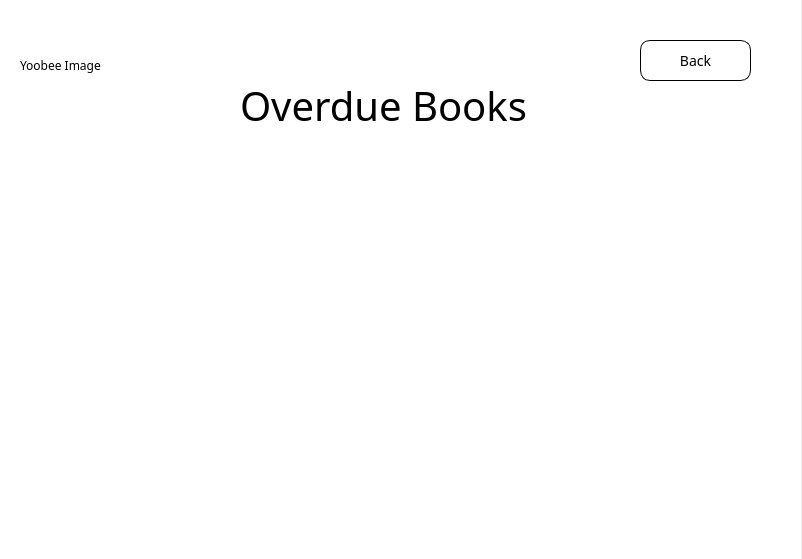
<?xml version="1.0" encoding="UTF-8"?>
<ui version="4.0">
 <class>adminoverdue</class>
 <widget class="QDialog" name="adminoverdue">
  <property name="geometry">
   <rect>
    <x>0</x>
    <y>0</y>
    <width>802</width>
    <height>559</height>
   </rect>
  </property>
  <property name="windowTitle">
   <string>Dialog</string>
  </property>
  <widget class="QFrame" name="gridFrame_2">
   <property name="geometry">
    <rect>
     <x>0</x>
     <y>0</y>
     <width>801</width>
     <height>561</height>
    </rect>
   </property>
   <property name="styleSheet">
    <string notr="true">*{
background: rgb(255, 255, 255);
fontsize: 15px;
font-family: Century Gothic, sans-serif;
}

QFrame{
border: solid 10px rgba(0, 0, 0);
}

QLineEdit{
color: #8d98a1;
background-color: #d3d3d3;
font-size: 18px;
border-style: outset;
border-radius: 10px;
}
QPushButton{
background: #ced1d8;
border-style: outset;
border-radius: 5px;
}
QPushButton:pressed{
background-color: rgb(224, 0, 0);
border-style: inset;
}
</string>
   </property>
   <widget class="QLabel" name="label">
    <property name="geometry">
     <rect>
      <x>240</x>
      <y>70</y>
      <width>301</width>
      <height>71</height>
     </rect>
    </property>
    <property name="styleSheet">
     <string notr="true">

font: 40px;

</string>
    </property>
    <property name="text">
     <string>Overdue Books</string>
    </property>
   </widget>
   <widget class="QPushButton" name="back">
    <property name="geometry">
     <rect>
      <x>640</x>
      <y>40</y>
      <width>111</width>
      <height>41</height>
     </rect>
    </property>
    <property name="styleSheet">
     <string notr="true">background-color: rgb(255, 255, 255);

border-width: 1px;

border-color: black;

border-radius: 10px;

border-style: outset;

font: 14px;

padding:2px;</string>
    </property>
    <property name="text">
     <string>Back</string>
    </property>
   </widget>
   <widget class="QLabel" name="img">
    <property name="geometry">
     <rect>
      <x>20</x>
      <y>10</y>
      <width>181</width>
      <height>111</height>
     </rect>
    </property>
    <property name="text">
     <string>Yoobee Image</string>
    </property>
   </widget>
  </widget>
 </widget>
 <resources/>
 <connections/>
</ui>
